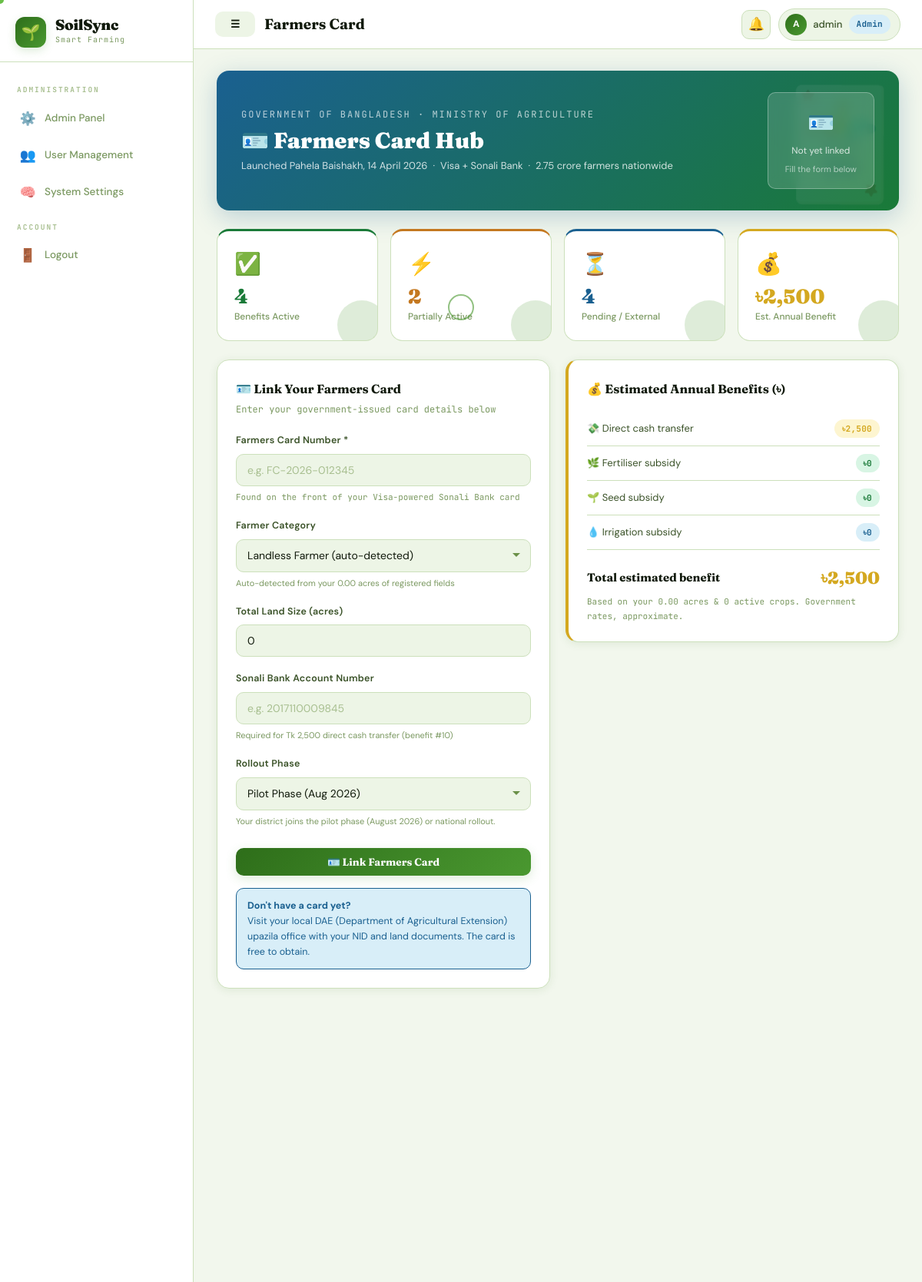
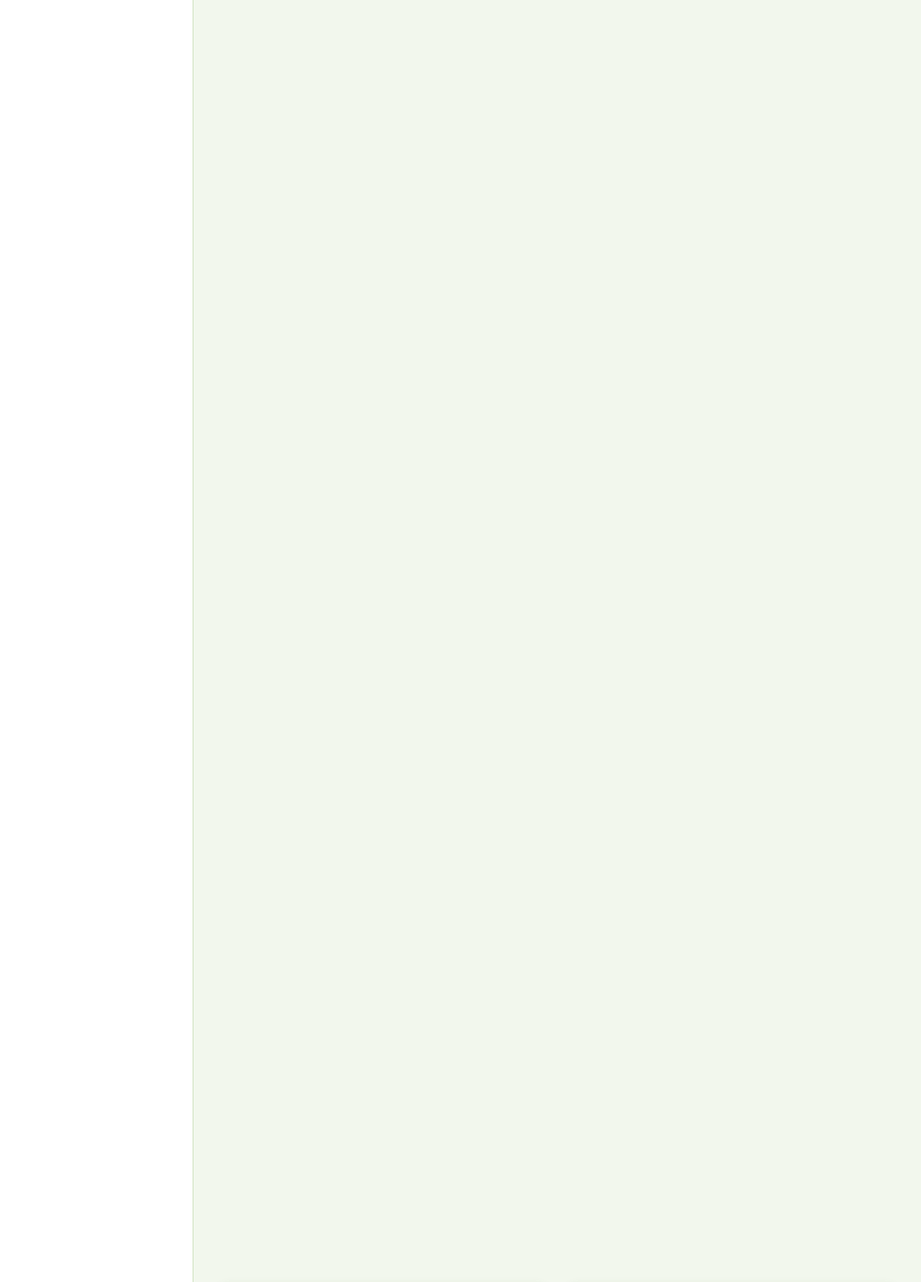
/farmers_card.php (signed in, upper part), run on the app's committed database (2 pictures, top to bottom).
### tables this page shows
CREATE TABLE `users` (
  `id` int(11) NOT NULL,
  `name` varchar(100) NOT NULL,
  `phone` varchar(20) NOT NULL,
  `password` varchar(255) NOT NULL,
  `role` enum('farmer','expert','admin') DEFAULT 'farmer',
  `location_id` int(11) DEFAULT NULL,
  `created_at` timestamp NOT NULL DEFAULT current_timestamp(),
  `fc_card_number` varchar(20) DEFAULT NULL,
  `fc_category` enum('landless','marginal','small','medium','large') DEFAULT NULL,
  `fc_land_size` decimal(8,2) DEFAULT NULL,
  `fc_bank_account` varchar(30) DEFAULT NULL,
  `fc_registered_at` datetime DEFAULT NULL,
  `fc_phase` enum('pre_pilot','pilot','national') DEFAULT NULL
);

### db.php (called while the page is built, shortened)
<?php
function isLoggedIn(): bool {
    return isset($_SESSION['user_id']) && !empty($_SESSION['user_id']);
}
function currentUser($conn): ?array {
    $id = (int)$_SESSION['user_id'];
    $r = $conn->query("
        SELECT u.*, l.division, l.district
        FROM users u
        LEFT JOIN locations l ON u.location_id=l.id
        WHERE u.id=$id
        LIMIT 1
    ");
    return $r ? $r->fetch_assoc() : null;
}
?>

### layout.php (shortened to what this page needs)
<?php
$user        = currentUser($conn);
$userName    = $user['name'] ?? 'User';
$userInitial = strtoupper(substr($userName, 0, 1));
$userRole    = $user['role'] ?? 'farmer';
$nav = [];
switch ($userRole) {
  case 'admin':
    $nav = [
      'admin' => [
        ['href'=>'admin.php','icon'=>'⚙️','label'=>'Admin Panel','key'=>'admin'],
        ['href'=>'users.php','icon'=>'👥','label'=>'User Management','key'=>'users'],
        ['href'=>'system.php','icon'=>'🧠','label'=>'System Settings','key'=>'system'],
      ],
    ];
    break;
}
?>
<!DOCTYPE html>
<html lang="en" data-theme="light">
<head>
  <link rel="stylesheet" href="style.css">
</head>
<body>
<div class="app-layout">
  <aside class="sidebar" id="sidebar">
    <div class="sidebar-logo">
      <div class="logo-badge">🌱</div>
      <div class="logo-text-wrap">
        <div class="logo-name">SoilSync</div>
        <div class="logo-tag">Smart Farming</div>
      </div>
    </div>
    <nav class="sidebar-nav">
      <?php
      $sectionLabels = [
        'main'=>'Navigation',
        'monitor'=>'Monitor',
        'resources'=>'Resources',
        'expert'=>'Expert Tools',
        'admin'=>'Administration'
      ];
      foreach ($nav as $section => $items):
      ?>
        <div class="nav-section-label">
          <?= $sectionLabels[$section] ?? ucfirst($section) ?>
        </div>
        <?php foreach ($items as $item):
          $isActive = ($activeNav ?? '') === $item['key'];
        ?>
          <a href="<?= $item['href'] ?>" class="nav-item <?= $isActive ? 'active' : '' ?>">
            <span class="nav-ic"><?= $item['icon'] ?></span>
            <span><?= $item['label'] ?></span>
          </a>
        <?php endforeach; ?>
      <?php endforeach; ?>
      <div class="nav-section-label">Account</div>
      <a href="logout.php" class="nav-item">
        <span class="nav-ic">🚪</span>
        <span>Logout</span>
      </a>
    </nav>
  </aside>
  <div class="main-wrap">
    <header class="topbar">
      <div class="topbar-left">
        <button class="mobile-menu-btn btn" id="mobileMenuBtn">☰</button>
        <span class="topbar-title"><?= htmlspecialchars($pageTitle ?? 'Dashboard') ?></span>
      </div>
      <div class="topbar-right">
        <a href="notifications.php" class="topbar-notif-btn">
          🔔
        </a>
        <div class="topbar-user">
          <div class="t-av"><?= $userInitial ?></div>
          <span><?= htmlspecialchars(explode(' ', $userName)[0]) ?></span>
          <?php if ($userRole !== 'farmer'): ?>
            <span class="badge badge-info"><?= ucfirst($userRole) ?></span>
          <?php endif; ?>
        </div>
      </div>
    </header>
    <div class="page-body">

### data on the page
users: name "A", name "admin", role "Admin"

### other printed values
$sectionLabels[$section] "ADMINISTRATION"
$item['icon'] "⚙️"
$item['label'] "Admin Panel"
$item['icon'] "👥"
$item['label'] "User Management"
$item['icon'] "🧠"
$item['label'] "System Settings"
$pageTitle "Farmers Card"
$activeCount "4"
$partialCount "2"
$pendingCount "4"
$totalSubsidy "2,500"
$totalArea "0.00"
$ic "💸"
$lb "Direct cash transfer"
